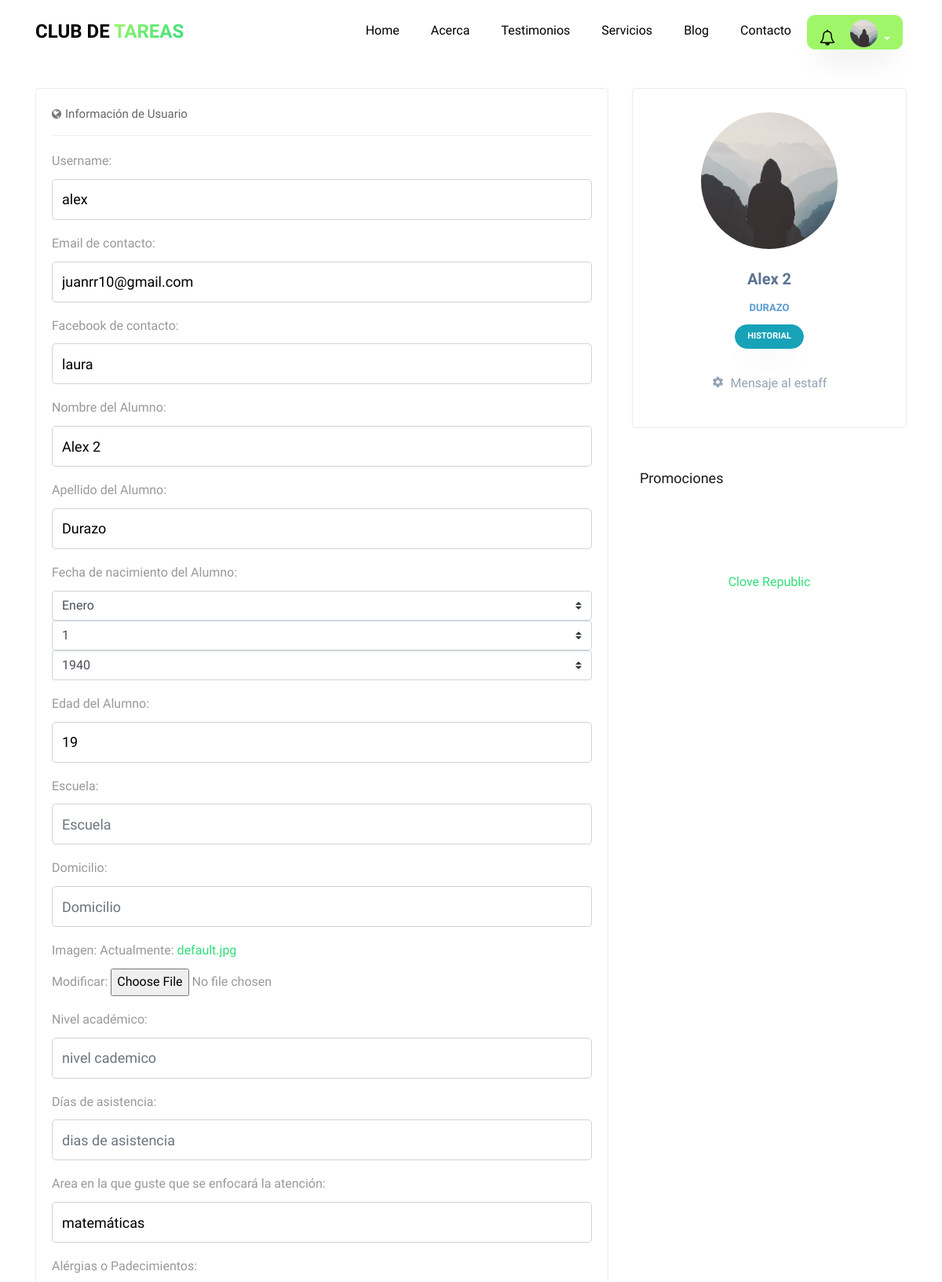
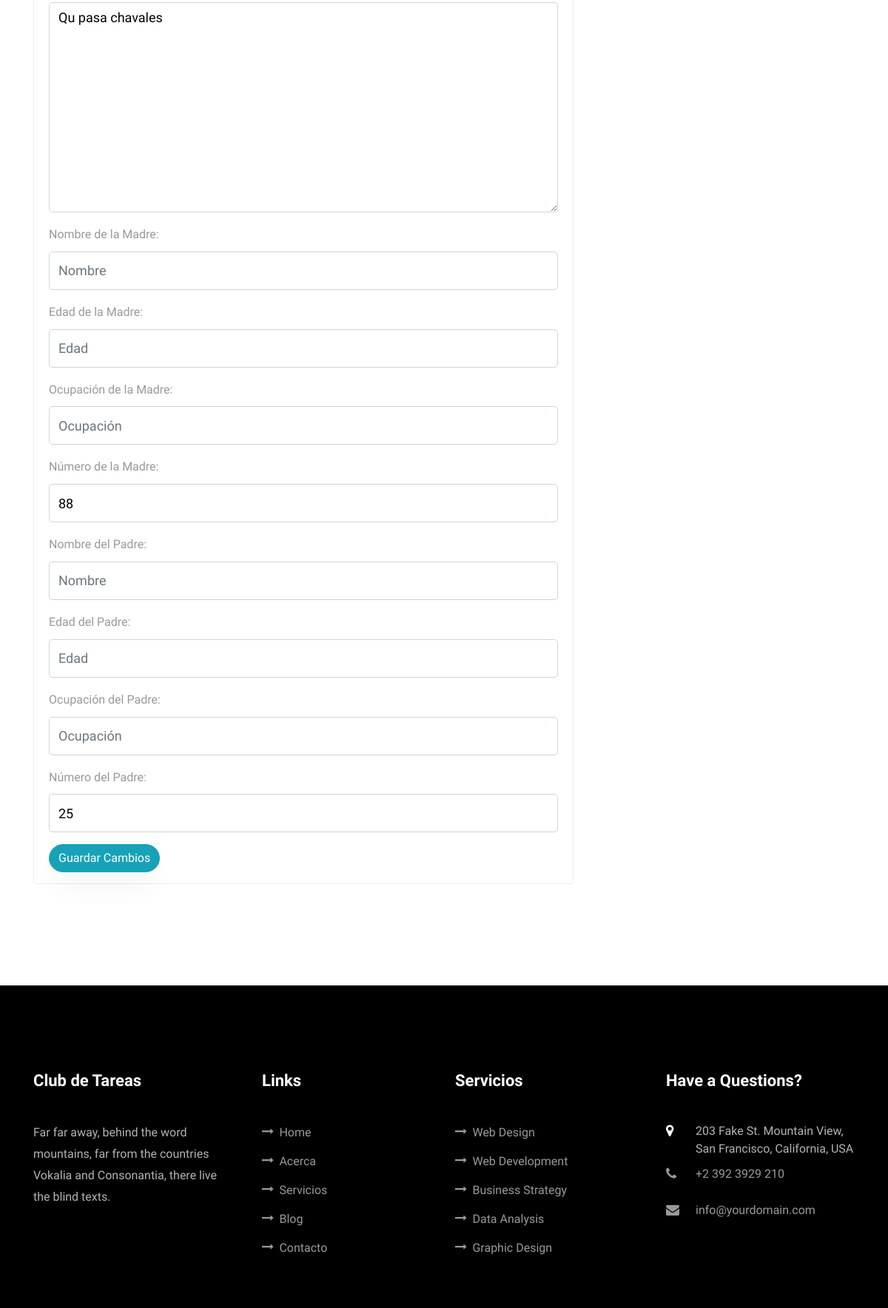
The page /profile/ (signed in, upper part) on the database its author committed (2 pictures, top to bottom).
### usuario/models.py (models this page shows, shortened)
class Usuario(AbstractBaseUser,PermissionsMixin):
    imagen       =  models.ImageField(default='default.jpg',upload_to='profile_pics')
    email        =  models.EmailField(max_length=60,blank=True)
    facebook     =  models.CharField(max_length=100,blank=True)
    username     =  models.CharField(max_length=30,unique=True)
    nombre       =  models.CharField(max_length=100)
    apellido     =  models.CharField(max_length=100)
    edad         =  models.IntegerField(blank=True,null=True)
    padecimientos = models.TextField(verbose_name="padecimientos",blank=True)
    asistencia = models.CharField(verbose_name="Días de asistencia",max_length=100,blank=True)
    enfoque = models.CharField(verbose_name="Area en la que guste que se enfocará la atención",max_length=100,blank=True)
    nombre_de_la_madre =  models.CharField(verbose_name="Nombre de la Madre",max_length=100,blank=True)
    edad_de_la_madre =  models.IntegerField(verbose_name="Edad",blank=True, null=True)
    ocupacion_de_la_madre = models.CharField(verbose_name="Ocupación",max_length=100,blank=True)
    numero_de_la_madre   =  models.IntegerField(verbose_name="Número de contacto",blank=True,null=True)
    nombre_del_padre =  models.CharField(verbose_name="Nombre del Padre",max_length=100,blank=True)
    edad_del_padre =  models.IntegerField(verbose_name="Edad",blank=True, null=True)
    ocupacion_del_padre = models.CharField(verbose_name="Ocupación",max_length=100,blank=True)
    numero_del_padre    =  models.IntegerField(verbose_name="Número de contacto",blank=True,null=True)
    fecha_nacimiento = models.DateField(verbose_name="Fecha de nacimiento",blank=True, null=True)
    escuela      =  models.CharField(verbose_name="Nombre de la escuela",max_length=100,blank=True)
    domicilio    =  models.CharField(verbose_name="Domicilio",max_length=150,blank=True)
    status_paquetes = models.BooleanField(verbose_name="¿Tiene Paquetes Activos?",default=False)
    '''
    NIVEL_STATUS = (
         ('k','Kinder'),
         ('p','Primaria'),
         ('s','Secundaria'),
         ('b','bachillerato'),
         ('u','universidad'))
    '''
    nivel_academico = models.CharField(max_length=500,blank=True,verbose_name='Nivel académico del alumno')
    date_joined  =  models.DateTimeField(verbose_name="Fecha de Inscripción",auto_now_add=True)
    last_login   =  models.DateTimeField(verbose_name="Ultima fecha de Sesión",auto_now=True)
    is_active    =  models.BooleanField(verbose_name="¿Esta Acivo?",default=True)
    is_staff     =  models.BooleanField(verbose_name="¿Es parte del Staff?",default=False)
    USERNAME_FIELD  = "username"
    REQUIRED_FIELDS = ["nombre","apellido"]
    objects = MyUsuarioManager()

### app/views.py (the view)
# urls.py: path('profile/', views.profile,name='profile'),
@login_required
def profile(request):
    context = {}
    if request.POST:
        form = UserUpdateForm(request.POST,request.FILES,instance=request.user)
        if form.is_valid():
            form.save()
            if form.changed_data:
                evento = Historial_User(mensaje=f"datos actualizados del Perfil: {form.changed_data}",usuario=request.user)
                evento.save()
                messages.success( request,'Los datos del formulario han sido actualizados')
                if not request.user.is_superuser:
                    usuarios = get_user_model().objects.filter(is_superuser=True)
                    notify.send(request.user,recipient=usuarios,verb="notificacion-de-edicion-de-perfil",description=f"datos actualizados del Perfil: {form.changed_data}",action_object=request.user)
        else:
            messages.warning(request,'Error al procesar el formulario')
    else:
        form =UserUpdateForm(instance=request.user)
    context['profile_form'] = form
    context['historial'] = request.user.historial.all().order_by('-fecha')
    publicidad = Publicidad.objects.all()
    id_item_activate = 0
    if publicidad:
        id_item_activate = publicidad[0].id
    context["publicidad"] = publicidad
    context["id_item_activate"] = id_item_activate
    return render(request,'app/profile.html',context)

### app/templates/app/profile.html (shortened to what this page needs)
{% extends 'main/base.html' %}
{% load crispy_forms_tags%}
{% load static %}
{% block content %}
<section class="ftco-section  notifications-fix-top">
  <div class="container">
    <div class="row">
        <div class="col-md-8">
            <div class="portlet light bordered ftco-animate">
                <div class="portlet-title tabbable-line">
                    <div class="caption caption-md">
                        <i class="icon-globe theme-font hide"></i>
                        <span class="caption-subject font-blue-madison bold uppercase">Información de Usuario</span>
                    </div>
                </div>
                <div class="portlet-body">
                        <div class="tab-content">
                            <div role="tabpanel" class="tab-pane active" id="home">
                                <form method="POST" enctype="multipart/form-data" novalidate>
                                  {% for field in profile_form %}
                                  <div class="form-group">
                                      {{ field.label_tag }}
                                      {{ field }}
                                  </div>
                                  {% endfor %}
                                  <button type="submit" class="btn btn-info">Guardar Cambios</button>
                                </form>
                            </div>
                        </div>
                </div>
            </div>
        </div>
        <div class="col-md-4">
          <div class="row">
            <div class="col-12">
              <div class="portlet light profile-sidebar-portlet bordered  justify-content-center ftco-animate">
                  <div class="profile-userpic" style="text-align:center">
                      <img src="{{ request.user.imagen.url }}" class="img-responsive" alt="">
                  </div>
                  <div class="profile-usertitle">
                      <div class="profile-usertitle-name">{{ request.user.nombre }}</div>
                      <div class="profile-usertitle-job">{{ request.user.apellido }} </div>
                  </div>
                  <div class="profile-userbuttons">
                      <button type="button" class="btn btn-info  btn-sm" data-toggle="modal"  data-target=".historial_modal">Historial</button>
                  </div>
                  <div class="profile-usermenu w-100">
                      <ul class="nav">
                          <li style="position:relative; width:100%; height:50px;">
                              <a  style="text-align: center;position:absolute; top:0; left: 50%; transform: translateX(-50%);" href="{% url 'app:form_notification'%}">
                                  {% if  request.user.is_superuser %}
                                      <i class="icon-settings"></i>Mensaje a estudiantes</a>
                                  {% else %}
                                      <i class="icon-settings"></i>Mensaje al estaff</a>
                                  {% endif%}
                          </li>
                      </ul>
                  </div>
             </div>
            </div>
            <div class="sidebar-box ftco-animate">
               <h3 class="heading-sidebar">Promociones</h3>
            </div>
            <div class="col-12">
              <div id="fb-container" style="width:100%; margin-top: 30px;margin-bottom: 30px;text-align: center">
                <div class="fb-page" data-tabs="timeline" data-href="https://www.facebook.com/El-Club-De-Tareas-114777256733226/" data-height="500" data-small-header="false" data-adapt-container-width="true" data-hide-cover="false" data-show-facepile="false"><blockquote cite="https://www.facebook.com/El-Club-De-Tareas-114777256733226/" class="fb-xfbml-parse-ignore"><a href="https://www.facebook.com/El-Club-De-Tareas-114777256733226/">Clove Republic</a></blockquote></div>
              </div>
            </div>
          </div>
      </div>
    </div>
  </div>
</section>
{% endblock content %}

### templates/main/base.html (shortened to what this page needs)
{% load static %}
{% load notifications_tags %}
{% notifications_unread as unread_count %}
<!DOCTYPE html>
<html lang="es">
  <head>
    <link rel="stylesheet" href="{% static 'main/css/fonts.css'%}">
    <link rel="stylesheet" href="{% static 'main/css/open-iconic-bootstrap.min.css'%}">
    <link rel="stylesheet" href="{% static 'main/css/animate.css'%}">
    <link rel="stylesheet" href="{% static 'main/css/search.css'%}">
    <link rel="stylesheet" href="{% static 'main/css/owl.carousel.min.css'%}">
    <link rel="stylesheet" href="{% static 'main/css/owl.theme.default.min.css'%}">
    <link rel="stylesheet" href="{% static 'main/css/magnific-popup.css'%}">
    <link rel="stylesheet" href="{% static 'main/css/aos.css'%}">
    <link rel="stylesheet" href="{% static 'main/css/ionicons.min.css'%}">
    <link rel="stylesheet" href="{% static 'main/css/flaticon.css' %}">
    <link rel="stylesheet" href="{% static 'main/css/icomoon.css' %}">
    <link rel="stylesheet" href="{% static 'main/css/style.css' %}">
    <link rel="stylesheet" href="{% static 'main/css/fix.css' %}">
    <link rel='stylesheet' href="https://cdnjs.cloudflare.com/ajax/libs/fullcalendar/3.1.0/fullcalendar.min.css" />
  </head>
  <body  data-target=".site-navbar-target" data-offset="300">
  <nav class="navbar navbar-expand-lg navbar-dark ftco_navbar bg-dark ftco-navbar-light site-navbar-target" id="ftco-navbar">
	    <div class="container">
	      <a class="navbar-brand" href="{% url 'blog:home' %}">Club de <span>Tareas</span></a>
	      <div class="collapse navbar-collapse" id="ftco-nav">
	        <ul class="navbar-nav nav ml-auto" style="text-align:center">
	          <li class="nav-item"><a href="{% url 'blog:home' %}" class="nav-link"><span>Home</span></a></li>
	          <li class="nav-item"><a href="{% url 'blog:about' %}"  class="nav-link"><span>Acerca</span></a></li>
	          <li class="nav-item"><a href="{% url 'blog:testimony' %}"  class="nav-link"><span>Testimonios</span></a></li>
	          <li class="nav-item"><a href="{% url 'blog:services' %}" class="nav-link"><span>Servicios</span></a></li>
            <li class="nav-item"><a href="{% url 'blog:blog' %}" class="nav-link"><span>Blog</span></a></li>
            <li class="nav-item"><a href="{% url 'blog:contact' %}" class="nav-link"><span>Contacto</span></a></li>
          </ul>
          <ul class="nav navbar-nav navbar-right" style="text-align: right">
            {% if request.user.is_authenticated %}
            <div class="dropdown" style="padding-right:5px;margin:0;">
                    <a style="border-radius: 10px 10px 10px 10px !important;
                             -moz-border-radius: 10px 10px 10px 10px;
                             -webkit-border-radius: 10px 10px 10px 10px;padding-bottom:0; padding-top:0;padding-left:15px;padding-right:15px;"
                      class="btn btn-secondary dropdown-toggle" href="#" role="button" id="dropdownMenuLink" data-toggle="dropdown" aria-haspopup="true" aria-expanded="false">
                      <div style="display: inline-block;position: relative;margin-right:10px;">
                        <i class="fa fa-bell-o" style="font-size: 20px;color: black;"></i>
                      </div>
                          <div class="inset" style="margin-left: 5px;display: inline-block;">
                            <img src="{{ request.user.imagen.url }}">
                          </div>
                    </a>
              </div>
            {% else %}
              <li class="nav-item"><a href="{% url 'app:login' %}"  class="nav-link"><span>Login</span></a></li>
            </ul>
          {% endif %}
	      </div>
	    </div>
	  </nav>
    {% block content %}{% endblock %}
    <footer class="ftco-footer ftco-section">
      <div class="container">
        <div class="row mb-5">
          <div class="col-md">
            <div class="ftco-footer-widget mb-4">
              <h2 class="ftco-heading-2">Club de Tareas</h2>
              <p>Far far away, behind the word mountains, far from the countries Vokalia and Consonantia, there live the blind texts.</p>
              <ul class="ftco-footer-social list-unstyled float-md-left float-lft mt-5">
              </ul>
            </div>
          </div>
          <div class="col-md">
            <div class="ftco-footer-widget mb-4 ml-md-4">
              <h2 class="ftco-heading-2">Links</h2>
              <ul class="list-unstyled">
                <li><a href="{% url 'blog:home' %}" ><span class="icon-long-arrow-right mr-2"></span>Home</a></li>
                <li><a href="{% url 'blog:about' %}"><span class="icon-long-arrow-right mr-2"></span>Acerca</a></li>
                <li><a href="{% url 'blog:services' %}"><span class="icon-long-arrow-right mr-2"></span>Servicios</a></li>
                <li><a href="{% url 'blog:blog' %}"><span class="icon-long-arrow-right mr-2"></span>Blog</a></li>
                <li><a href="{% url 'blog:contact' %}"><span class="icon-long-arrow-right mr-2"></span>Contacto</a></li>
              </ul>
            </div>
          </div>
          <div class="col-md">
             <div class="ftco-footer-widget mb-4">
              <h2 class="ftco-heading-2">Servicios</h2>
              <ul class="list-unstyled">
                <li><a href="#"><span class="icon-long-arrow-right mr-2"></span>Web Design</a></li>
                <li><a href="#"><span class="icon-long-arrow-right mr-2"></span>Web Development</a></li>
                <li><a href="#"><span class="icon-long-arrow-right mr-2"></span>Business Strategy</a></li>
                <li><a href="#"><span class="icon-long-arrow-right mr-2"></span>Data Analysis</a></li>
                <li><a href="#"><span class="icon-long-arrow-right mr-2"></span>Graphic Design</a></li>
              </ul>
            </div>
          </div>
          <div class="col-md">
            <div class="ftco-footer-widget mb-4">
            	<h2 class="ftco-heading-2">Have a Questions?</h2>
            	<div class="block-23 mb-3">
	              <ul>
	                <li><span class="icon icon-map-marker"></span><span class="text">203 Fake St. Mountain View, San Francisco, California, USA</span></li>
	                <li><a href="#"><span class="icon icon-phone"></span><span class="text">+2 392 3929 210</span></a></li>
	                <li><a href="#"><span class="icon icon-envelope"></span><span class="text">info@yourdomain.com</span></a></li>
	              </ul>
	            </div>
            </div>
          </div>
        </div>
      </div>
    </footer>
  </body>
</html>

### rows shown on the page
Usuario: user.imagen (placeholder picture), profile_form "alex" "juanrr10@gmail.com" "laura" "Alex 2" "Durazo" "19" "matemáticas" "Qu pasa chavales" "88" "25", user.nombre "Alex 2", user.apellido "DURAZO"

### other values the page prints
{{ field.label_tag }} "Username:" "Email de contacto:" "Facebook de contacto:" "Nombre del Alumno:" "Apellido del Alumno:" "Fecha de nacimiento del Alumno:" "Edad del Alumno:" "Escuela:" "Domicilio:" "Imagen:" "Nivel académico:" "Días de asistencia:" "Area en la que guste que se enfocará la atención:" "Alérgias o Padecimientos:" "Nombre de la Madre:" "Edad de la Madre:" "Ocupación de la Madre:" "Número de la Madre:" "Nombre del Padre:" "Edad del Padre:" "Ocupación del Padre:" "Número del Padre:"
